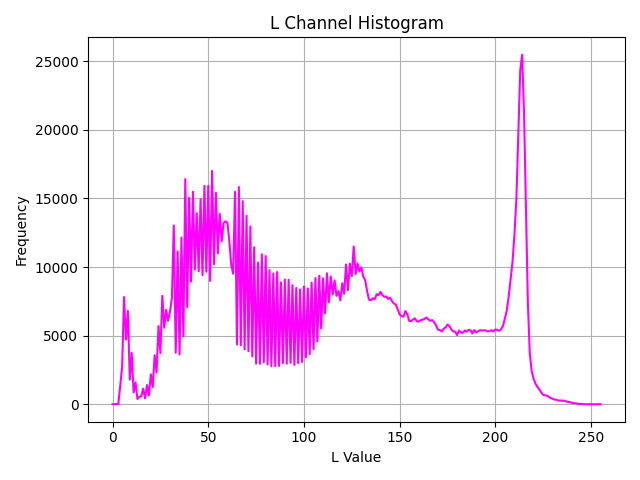
#> input picture histogram.png, 640 x 480 px
$ python -i processor.py   (imports and definitions only)
#> lines starting #> are read from the running program, lines starting #| are printed output that depends on the picture; after the words box and inside, x2 and y2 are one past the last pixel; in counts of white or black regions, pixels touching at a corner belong together
import cv2
import numpy as np
from typing import Optional


class ImageProcessor:
    def __init__(self, image_path: str,
                 k_size: tuple[int, int] = (3, 3),
                 sigma_x: float = -1):
        self.image_path = image_path
        self.k_size = k_size
        self.sigma_x = sigma_x
        self.image = self._load_image()
        self.processed_image = None


    def _load_image(self) -> Optional[np.ndarray]:
        img = cv2.imread(self.image_path)
#> img is the input picture: shape (480, 640, 3); mean B, G, R 250, 238.2, 250
        if img is None:
            raise ValueError(f"画像を読み込めませんでした: {self.image_path}")
        return img

    def _convert_to_s_channel(self) -> np.ndarray:
        kx, ky = self.k_size
        kx = max(3, kx); ky = max(3, ky)
        if kx % 2 == 0: kx += 1
        if ky % 2 == 0: ky += 1
        sigma = 0.0 if self.sigma_x < 0 else float(self.sigma_x)
        blurred = cv2.GaussianBlur(self.image, (kx, ky), sigma)
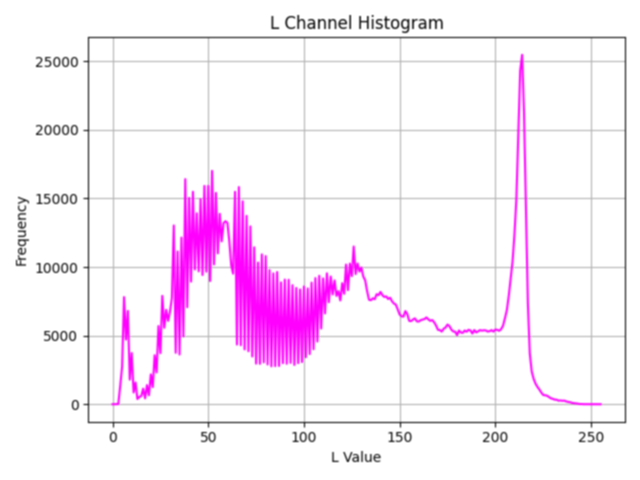
#> blurred: shape (480, 640, 3); mean B, G, R 250.1, 238.2, 250.1
        hls = cv2.cvtColor(blurred, cv2.COLOR_BGR2HLS)
#> hls: shape (480, 640, 3); mean of channels 0, 1, 2 11.1, 244.1, 18.5
        return hls[:, :, 2]
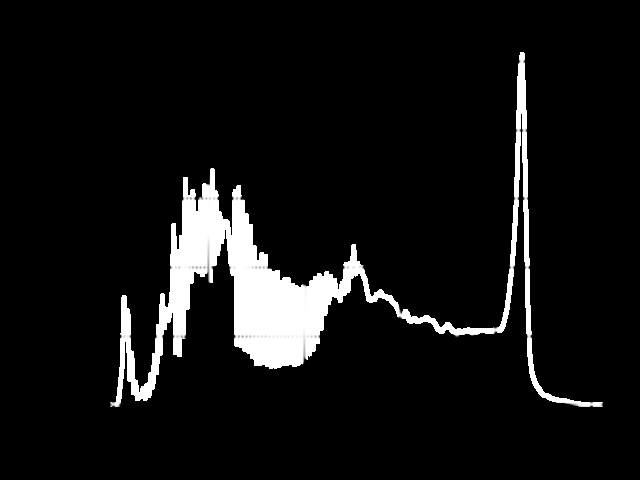
#> returned value: shape (480, 640); min 0, max 255, mean 18.5

    def _show_histogram(self, s_channel: np.ndarray, save_path: str) -> None:
        import matplotlib.pyplot as plt
        plt.figure()
        hist = cv2.calcHist([s_channel], [0], None, [256], [0, 256])
        plt.plot(hist, color='magenta')
        plt.title("Saturation Channel")
        plt.xlabel("Saturation Value")
        plt.ylabel("Frequency")
        plt.grid()
        plt.tight_layout()
        plt.savefig(save_path)
        plt.close()


    def _binarize(self, s_channel: np.ndarray,
                  method: str = "inRange", lower: int = 100, upper: int = 200) -> np.ndarray:
#> called with method = 'otsu', lower = 100, upper = 200
        if method == "inRange":
            lo = max(0, min(255, int(lower)))
            up = max(0, min(255, int(upper)))
            if lo > up: lo, up = up, lo
            return cv2.inRange(s_channel, lo, up)
        elif method == "otsu":
            _, b1 = cv2.threshold(s_channel, 0, 255, cv2.THRESH_BINARY     + cv2.THRESH_OTSU)
#> b1: shape (480, 640); 7.3% white; 1 white region, box (x1, y1, x2, y2) and area: (110, 52, 603, 407) 22442
            _, b2 = cv2.threshold(s_channel, 0, 255, cv2.THRESH_BINARY_INV + cv2.THRESH_OTSU)
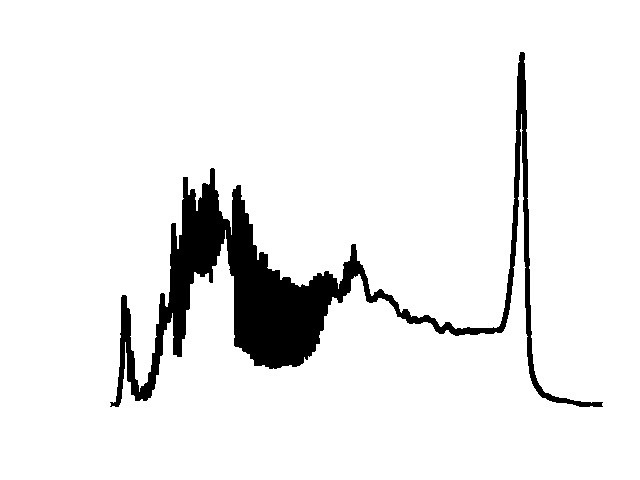
#> b2: shape (480, 640); 92.7% white; 1 black region

            def score(binimg):
                h, w = binimg.shape
#> h = 480; w = 640
                cnts, _ = cv2.findContours(binimg, cv2.RETR_EXTERNAL, cv2.CHAIN_APPROX_SIMPLE)
#> cnts = 1 contour; box (x1, y1, x2, y2) and area: (110, 52, 603, 407) 20694
                if not cnts:
                    return -1e9  # 最低スコア
                c = max(cnts, key=cv2.contourArea)
#> c = contour of 988 points, box (x1, y1, x2, y2) (110, 52, 603, 407), area 20694
                area = cv2.contourArea(c) / (h*w + 1e-6)  # 面積比
#> area = 0.0674
                x,y,cw,ch = cv2.boundingRect(c)
#> x = 110; y = 52; cw = 493; ch = 355
                touches = (x==0) or (y==0) or (x+cw==w) or (y+ch==h)
#> touches = False
                # 小さいほど高評価、端に触れてたら減点
                return (0.6 - area) - (0.5 if touches else 0.0)

            binary = b1 if score(b1) >= score(b2) else b2
            return binary
        else:
            raise ValueError(f"不明な2値化メソッド: {method}")

    def _extract_largest_contour_mask(self, binary: np.ndarray) -> np.ndarray:
        contours, _ = cv2.findContours(binary, cv2.RETR_EXTERNAL, cv2.CHAIN_APPROX_SIMPLE)
#> contours has the same summary as cnts in score
        if not contours:
            raise ValueError("輪郭が見つかりませんでした(k/sigmaを見直してください)")
        largest = max(contours, key=cv2.contourArea)
#> largest has the same summary as c in score
        mask = np.zeros_like(binary)
        cv2.drawContours(mask, [largest], -1, 255, thickness=cv2.FILLED)
        return mask

    def remove_background_by_contour(self,
                                     method: str = "otsu",
                                     lower: int = 100,
                                     upper: int = 200) -> np.ndarray:
        s_channel = self._convert_to_s_channel()
        binary = self._binarize(s_channel, method=method, lower=lower, upper=upper)
        mask = self._extract_largest_contour_mask(binary)
        self.processed_image = cv2.bitwise_and(self.image, self.image, mask=mask)
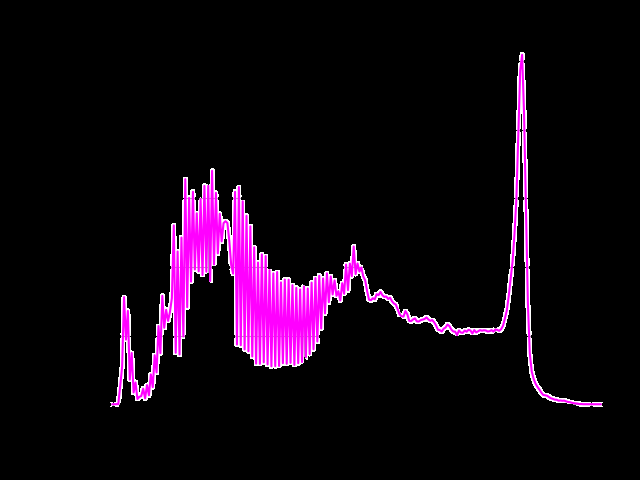
#> self.processed_image: shape (480, 640, 3); mean B, G, R 18.6, 6.7, 18.6
        return self.processed_image

    def save(self, save_path: str) -> None:
        if self.processed_image is None:
            raise RuntimeError("先に remove_background_by_contour() を実行してください")
        cv2.imwrite(save_path, self.processed_image)

>>> result = ImageProcessor('../histogram.png').remove_background_by_contour()
